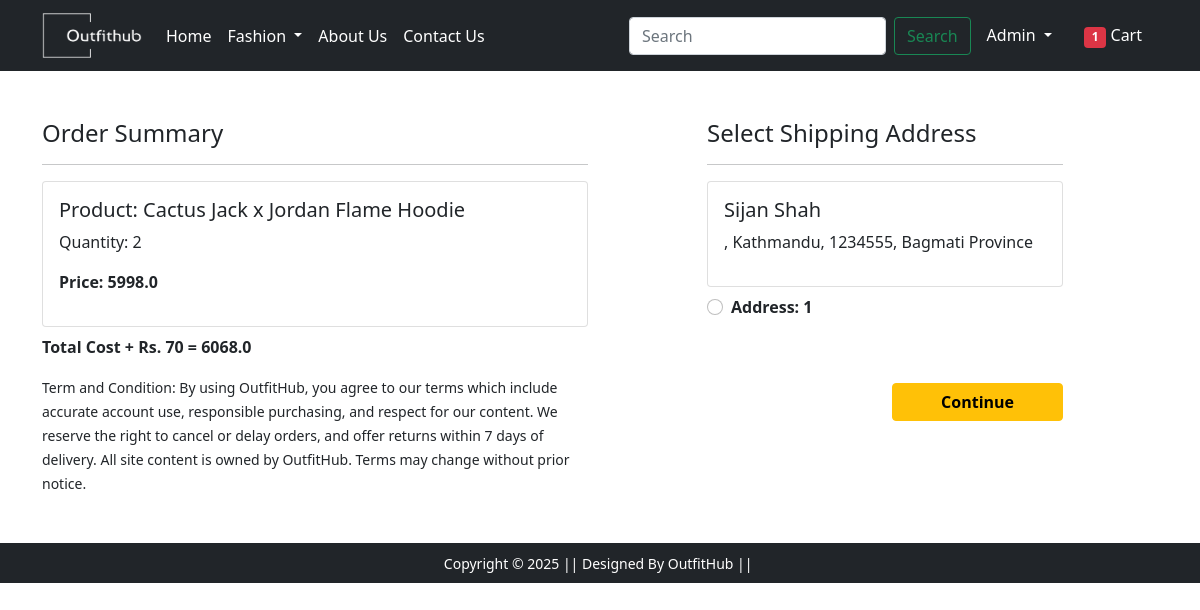
Screenshot of /checkout/ (signed in) with the database file from the repository.
### app/models.py (models this page shows, shortened)
class Cart(models.Model):
    user = models.ForeignKey(User, on_delete=models.CASCADE)
    product = models.ForeignKey(Product, on_delete=models.CASCADE)
    quantity = models.PositiveIntegerField(default=1)
    @property
    def total_cost(self):
        return self.quantity * self.product.discounted_price

class Product(models.Model):
    title = models.CharField(max_length=100)
    selling_price = models.FloatField()
    discounted_price = models.FloatField()
    description = models.TextField()
    brand = models.CharField(max_length=100)
    category = models.CharField(max_length=2, choices=CATEGORY_CHOICES)
    product_image = models.ImageField(upload_to='productimg')

class Customer(models.Model):
    user = models.ForeignKey(User, on_delete=models.CASCADE)
    name = models.CharField(max_length=200)
    phone_number = models.IntegerField(max_length=15, unique=True)
    city = models.CharField(max_length=50)
    postalcode = models.IntegerField(max_length=6, unique=True)
    province = models.CharField(max_length=50, choices=PROVINCE_CHOICES)

### app/views.py (the view)
# urls.py: path("checkout/", views.checkout, name="checkout"),
@login_required
def checkout(request):
    user = request.user
    add = Customer.objects.filter(user=user)
    cart_items = Cart.objects.filter(user=user)
    amount = 0.0
    shipping_amount = 70.0
    total_amount = 0.0
    cart_product = [p for p in Cart.objects.all() if p.user == request.user]
    if cart_product:
        for p in cart_product:
            tempamount = (p.quantity * p.product.discounted_price)
            amount += tempamount
        total_amount = amount + shipping_amount
    return render(request, 'app/checkout.html', {'add':add, 'totalamount': total_amount, 'cart_items': cart_items})

### app/context_processors.py (called while the page is built)
def cart_count(request):
    if request.user.is_authenticated:
        count = Cart.objects.filter(user=request.user).count()
    else:
        count = 0
    return {'cart_count': count}

### app/templates/app/checkout.html (shortened to what this page needs)
{% extends 'app/base.html' %}
{% load static %}
{% block main-content %}
<div class="container">
 <div class="row mt-5">
  <div class="col-sm-6">
    <h4>Order Summary</h4>
    <hr>
    {% for item in cart_items %}
      <div class="card mb-2">
        <div class="card-body">
          <h5>Product: {{item.product.title}}</h5>
          <p>Quantity: {{item.quantity}}</p>
          <p class="fw-bold">Price: {{item.total_cost}}</p>
        </div>
      </div>
    {% endfor %}
    <p class="fw-bold">Total Cost + Rs. 70 = {{totalamount}}</p>
    <small>Term and Condition: By using OutfitHub, you agree to our terms which include accurate account use, responsible purchasing, and respect for our content. We reserve the right to cancel or delay orders, and offer returns within 7 days of delivery. All site content is owned by OutfitHub. Terms may change without prior notice.</small>
  </div>
  <div class="col-sm-4 offset-sm-1">
    <h4>Select Shipping Address</h4>
    <hr>
    <form action="/paymentdone">
    {% for ad in add %}
      <div class="card">
        <div class="card-body">
        <h5>{{ ad.name }}</h5>
        <p>{{ ad.address}}, {{ ad.city }}, {{ ad.postalcode }}, {{ ad.province }}</p>
        </div>
      </div>
        <div class="form-check mt-2 mb-5">
          <input class="form-check-input" type="radio" name="custid" id="custadd{{forloop.counter}}" value="{{ ad.id }}">
          <label class="form-check-label fw-bold" for="custadd{{forloop.counter}}">
            Address: {{forloop.counter}} </label>
        </div>
    {% endfor %}
        <div class="text-end">
          <button type="submit" class="btn btn-warning mt-3 px-5 fw-bold">Continue</button>
        </div>
      </form>
    </div>
  </div>
</div>
{% endblock main-content %}

### app/templates/app/base.html (shortened to what this page needs)
  <!doctype html>
  {% load static %}
  <html lang="en">
    <head>
      <link href="https://cdn.jsdelivr.net/npm/bootstrap@5.0.0-beta1/dist/css/bootstrap.min.css" rel="stylesheet">
      <link rel="stylesheet" href="{% static 'app/css/owl.carousel.min.css' %}">
      <link rel="stylesheet" href="{% static 'app/css/all.min.css' %}">
      <link rel="stylesheet" href="{% static 'app/css/style.css' %}">
    </head>
    <body>
      <nav class="navbar navbar-expand-lg navbar-dark bg-dark">
      <div class="container">
        <a class="navbar-brand" href="#">
        <img src="{% static 'app/images/OutfitHub.png' %}" width="100" height="45">
        </a>
        <div class="collapse navbar-collapse" id="navbarSupportedContent">
          <ul class="navbar-nav me-auto mb-2 mb-lg-0">
            <li class="nav-item">
              <a class="nav-link active" aria-current="page" href="/">Home</a>
            </li>
            <li class="nav-item dropdown">
              <a class="nav-link dropdown-toggle text-white" href="#" id="fashionDropdown" role="button" data-bs-toggle="dropdown" aria-expanded="false">
                Fashion
              </a>
            </li>
            <li class="nav-item">
            <a class="nav-link text-white" href="#">About Us</a>
          </li>
          <li class="nav-item">
            <a class="nav-link text-white" href="#">Contact Us</a>
          </li>
          </ul>
         <form class="d-flex">
           <input class="form-control me-2" type="search" placeholder="Search" aria-label="Search">
           <button class="btn btn-outline-success" type="submit">Search</button>
         </form>
          <div>
            <ul class="navbar-nav me-auto mb-2 mb-lg-0">
            {% if request.user.is_authenticated %}
            <li class="nav-item dropdown mx-2">
                <a class="nav-link dropdown-toggle text-white" href="#" id="profileDropdown" role="button" data-bs-toggle="dropdown" aria-expanded="false">
                {{request.user.username|capfirst}}
                </a>
              </li>
              <li class="nav-item mx-2">
              <a href="{% url 'showcart' %}" class="nav-link text-white"><span class="badge bg-danger">{{ cart_count }}</span> Cart </a>
              </li>
              {% endif %}
            </ul>
          </div>
        </div>
      </div>
      </nav>
      {% block main-content %} {% endblock main-content %}
    <footer class="container-fluid bg-dark text-center p-2 mt-5">
          <small class="text-white">Copyright &copy; 2025 || Designed By OutfitHub || </small>
      </footer>
    </body>
  </html>

### rows the page displays
Cart: product "Cactus Jack x Jordan Flame Hoodie", quantity "2", total_cost "5998.0"
Customer: name "Sijan Shah", city "Kathmandu", postalcode "1234555", province "Bagmati Province"

### other values shown
{{ request.user.username|capfirst }} "Admin"
{{ cart_count }} "1"
{{ totalamount }} "6068.0"
